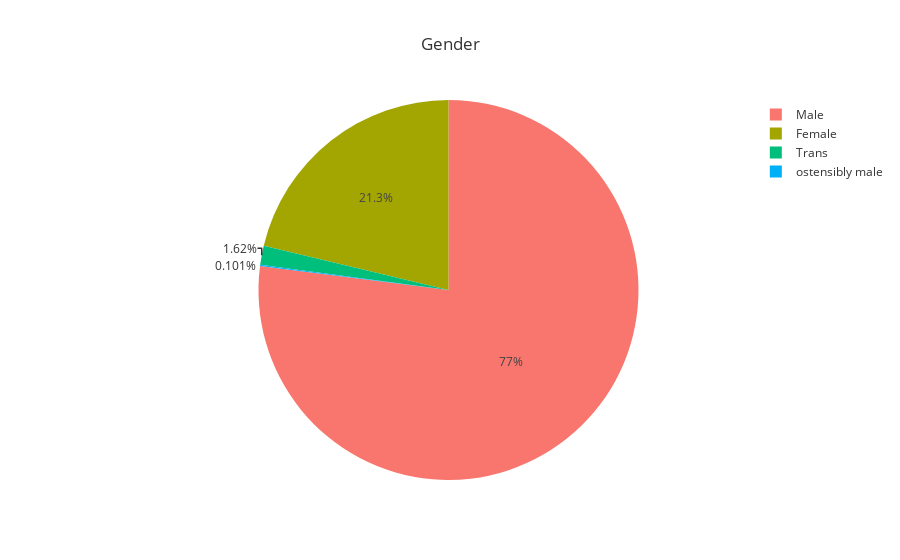

Notebook code for this chart:
### Code cell
plot_gender = data2['Gender'].value_counts().reset_index()
plot_gender.columns = ['Gender','count']

px.pie(plot_gender,values='count',names='Gender',template='ggplot2',title='Gender')

### Figure 1 — Plotly figure (JSON) as saved in the notebook; plotly's stock layout.template omitted (floating-point values rounded to 4 significant figures)
{"data": [{"domain": {"x": [0, 1], "y": [0, 1]}, "hovertemplate": "Gender=%{label}<br>count=%{value}<extra></extra>", "labels": ["Male", "Female", "Trans", "ostensibly male"], "legendgroup": "", "name": "", "showlegend": true, "type": "pie", "values": [761, 210, 16, 1]}], "layout": {"legend": {"tracegroupgap": 0}, "title": {"text": "Gender"}}}
